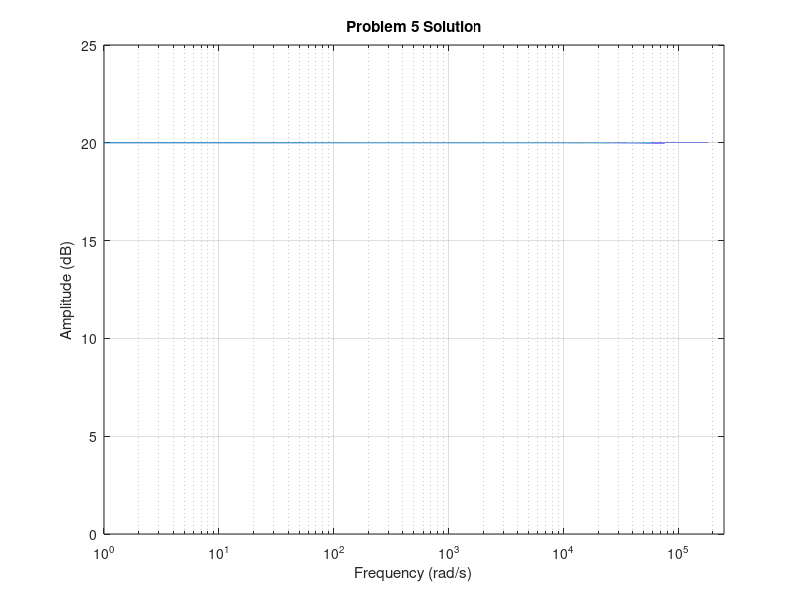

The MATLAB script that drew this image: (Note: this script raises an error after producing the figure.)
%% ELEN 050L (Electric Circuits I): Project 2, Problem 5, Evan Eberhardt, Ryan Meyer
%
% <<ELEN050L_Project_2_figure_02.png>>
%
% <<ELEN050L_Project_2_Problem_05.png>>
%
% *Hard Copy Deliverables:*
%
% # A MATLAB script and publish the solution using MATLAB's *publish*
% feature.
% # Turn in MATLAB scripts and a document of the run-time results.
% # Turn in the Excel file with the measured results.
%
%% Initialize MATLAB Environment
%

clear; clc; clf; cla; close all;
format short; format compact;


% These values are used for plotting purposes.
fignum = 0;

%% Problem 7
%
% <<ELEN050L_Project_2_Problem_07.png>>
%

% Define the standard component values 
R1 = 1000;             % Ohms
R2 = 10000;            % Ohms
C1 = 0.000001;         % Farads
C2 = 0.0000001;        % Farads

% Target design criteria
A_0_target = 10;     w_0 = 0;        % Amplitude (unitless) at rad/sec
A_1_target = 10;      w_1 = 10000;    % Amplitude (unitless) at rad/sec

% Specify the w variable for characterzation purposes
w = [1:1:10^3,10^3+1:10:2.5e5];

% Shortened version of Apendix 3 function F = freqresp2(Rl,R2,C,w)
den = R1*(sqrt(1+(w.*R2.*C2).^2));
num = R2*(sqrt(1+(w.*R1.*C1).^2));
% In this case, the numerator is a function of the frequency.
A = num./den;
% The command ./ divides each element of vector num by the
% corresponding element of vector den. As a result, the elements
% of A represent the amplitude at different frequencies.

F = 20*log10(A);
% This is necessary in order to represent the amplitude in decibels.

% Generate the plot for the actual design.
fignum = fignum+1; figObj = figure(fignum);   % Establish a figure number
set(fignum, 'Name', ['Problem 5 A(w)']);      % Name the figure
semilogx(w, F); grid on;
ylabel('Amplitude (dB)');
xlabel('Frequency (rad/s)');
axis([min(w), max(w), 0, 25]);
title ('Problem 5 Solution');

%% Problem 7 actual design verification point 1
%

% Calculate the first target design point A(w).
den = R1*(sqrt(1+(w_0*R2.*C2).^2));
num = R2*(sqrt(1+(w_0*R1.*C1).^2));
% In this case, the numerator is a function of the frequency.
A_0_design = num./den;

% Calculate the percent difference for the first target design point A(w).
diff_0 = (A_0_design - A_0_target)/(A_0_target)*100;
fprintf('\nTarget A(%-6.1f) = %-6.4f .\n', w_0, A_0_target);
fprintf('\nDesign A(%-6.1f) = %-6.4f .\n', w_0, A_0_design);
fprintf('\n%%diff = %-6.4f .\n', diff_0);

%% Problem 7 actual design verification point 2
%

% Calculate the second target design point A(w).
den = R1*(sqrt(1+(w_1*R2.*C2).^2));
num = R2*(sqrt(1+(w_1*R1.*C1).^2));
% In this case, the numerator is a function of the frequency.
A_1_design = num./den;

% Calculate the percent difference for the second target design point A(w).
diff_1 = (A_1_design - A_1_target)/(A_1_target)*100;
fprintf('\nTarget A(%-6.1f) = %-6.4f .\n', w_1, A_1_target);
fprintf('\nDesign A(%-6.1f) = %-6.4f .\n', w_1, A_1_design);
fprintf('\n%%diff = %-6.4f .\n', diff_1);

%% Problem 8
%
% <<ELEN050L_Project_2_Problem_08.png>>
%

% Import Excel measurements for Problem 5
[freq_meas,Vg_meas_5,Vo_meas_5] = importfile_problem5...
    ('ELEN050L_Project_2_Problem_5_Measured_Results.xlsx','Sheet1',2,80);

% Define measured values for the circuit elements.
R1_meas = 1000;               % Ohms
R2_meas = 10000;              % Ohms
C1_meas = .000001;            % Farads
C2_meas = .0000001;           % Farads
Vcc_p_meas = 15;              % Volts
Vcc_n_meas = -15;             % Volts

% Calculate A_meas(w) using the measured data.
A_meas = Vo_meas_5./Vg_meas_5;
% Convert A_meas(w) to decibels.
F_meas = 20*log10(A_meas);
% Convert frequency in Hertz to radians/second.
w_meas = 2*pi*freq_meas;

% Generate the plot for the measured actual design.
fignum = fignum+1; figObj = figure(fignum);   % Establish a figure number
set(fignum, 'Name', ['Problem 5 A_meas(w)']); % Name the figure
semilogx(w_meas, F_meas); grid on;
ylabel('Amplitude (dB)');
xlabel('Frequency (rad/s)');
axis([min(w_meas), max(w_meas), 0, 25]);
title ('Problem 5 Solution (Measured)');

%% Problem 8 measured design verification point 1
%

% Extract the first target design point A_meas(w).
A_0_measured = A_meas(1);

% Calculate the percent difference for the first measured design point
% A_meas(w).
diff_0_meas = (A_0_measured - A_0_design)/(A_0_design)*100;
fprintf('\nMeasured A(%-6.1f) = %-6.4f .\n', w_meas(1), A_0_measured);
fprintf('\nDesign A(%-6.1f) = %-6.4f .\n', w_0, A_0_design);
fprintf('\n%%diff_meas = %-6.4f .\n', diff_0_meas);

%% Problem 8 measured design verification point 2
%

% Extract the second target design point A_meas(w).
A_1_measured = A_meas(37);

% Calculate the percent difference for the second measured design point
% A_meas(w).
diff_1_meas = (A_1_measured - A_1_design)/(A_1_design)*100;
fprintf('\nMeasured A(%-6.1f) = %-6.4f .\n', w_meas(1), A_1_measured);
fprintf('\nDesign A(%-6.1f) = %-6.4f .\n', w_0, A_1_design);
fprintf('\n%%diff_meas = %-6.4f .\n', diff_1_meas);

%% Program execution complete
%

display(' ');
disp('Program execution complete....');

%% MATLAB code listing
%